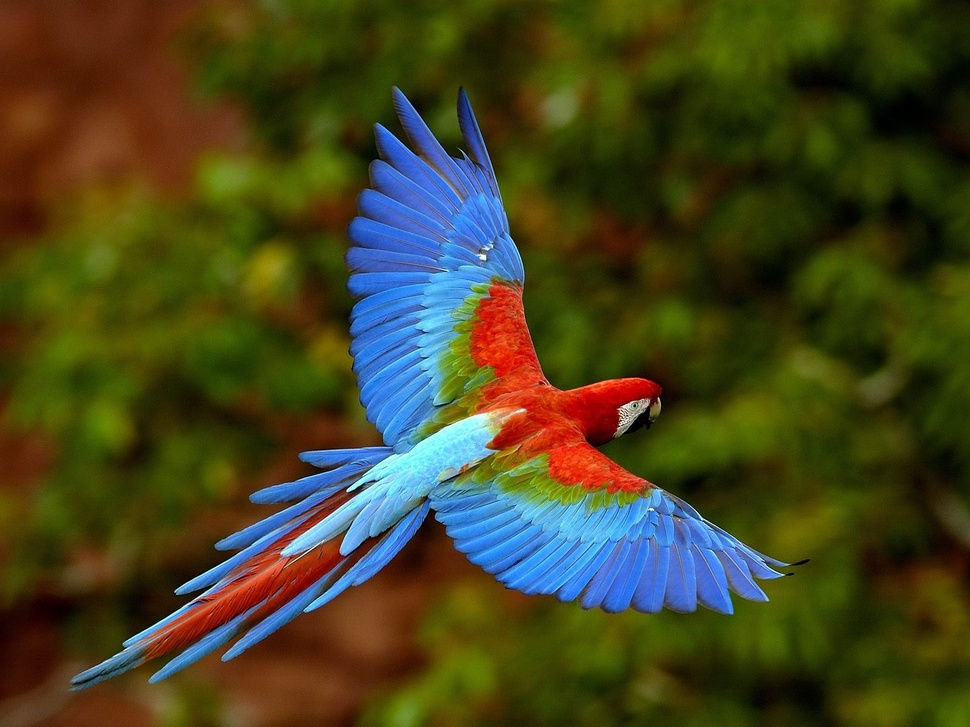
#> input picture data/test.jpg, 970 x 727 px, shrunk from 1600 x 1200 before the run
$ jupyter execute --allow-errors 'Module-01 - Pixels.ipynb'   (shell and % lines are left out)
#> lines starting #> are read from the running program, lines starting #| are printed output that depends on the picture
# Values or pixels

[cell 1]
import numpy as np
import cv2
import matplotlib.pyplot as plt

[cell 2]
arr = np.arange(0, 100, 1)
print(arr)

[cell 3]
arr.shape

[cell 4]
array_1 = arr.reshape((10,10))

[cell 5]
plt.imshow(array_1, cmap= "gray")
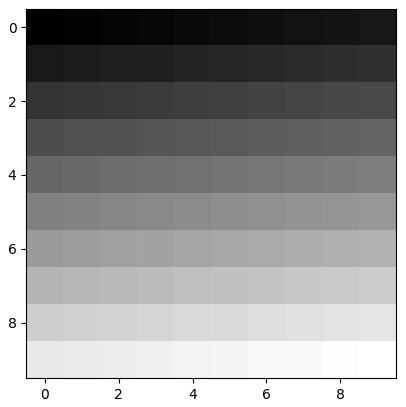
#> figure drawn by matplotlib, 1 panel

Display random pixels.

[cell 6]
array_2 = np.random.randint(0, 150, (10, 10))
array_2

[cell 7]
plt.imshow(array_2, cmap= "gray")
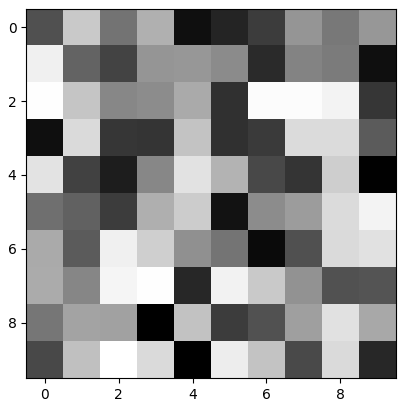
#> figure drawn by matplotlib, 1 panel

Slicing gray-scale image.

[cell 8]
img = cv2.imread("./data/test.jpg")
#> img is the input picture: shape (727, 970, 3); mean B, G, R 32.3, 67.8, 69.3
#> (the rest of this cell did not finish here and is left out)
